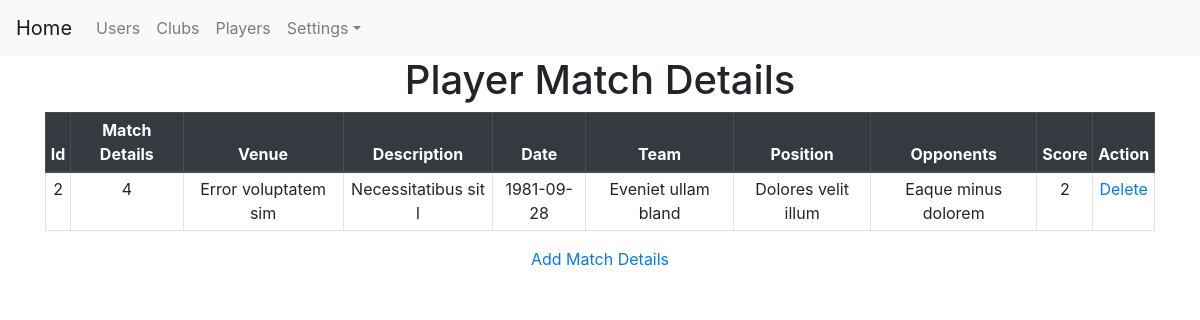
The page /admin_player_match_history_view?player_id=4 on the database its author committed.
### myapp/models.py (models this page shows)
class player_match_history(models.Model):
    player =  models.ForeignKey(player_info, on_delete=models.CASCADE)
    match_details = models.CharField(max_length=150)
    venue = models.CharField(max_length=350)
    player_team = models.CharField(max_length=150)
    player_no = models.CharField(max_length=15)
    opp_team = models.CharField(max_length=150)
    no_goals = models.IntegerField()
    descp = models.CharField(max_length=500)
    dt = models.CharField(max_length=150)

### myapp/views.py (the view)
# urls.py: path('admin_player_match_history_view', views.admin_player_match_history_view, name='admin_player_match_history_view'),
def admin_player_match_history_view(request):
    player_id = request.GET.get('player_id')
    msg = ''
    pmh_l = player_match_history.objects.filter(player_id=int(player_id))
    context = {'match_list': pmh_l, 'msg': msg, 'player_id': player_id}
    return render(request, './myapp/admin_player_match_history_view.html', context)

### myapp/templates/myapp/admin_player_match_history_view.html (shortened to what this page needs)
{% extends 'myapp/admin_base.html' %}
{% load static %}
{% block body %}
<center>
    <h1>Player Match Details</h1>
    <div class="container">
    <form role="form" name="frm" action="{% url 'admin_player_match_history_view'%}" method="post">
        <div class="table-responsive-lg">
        <table class="tablecenterheadCSS table table-hover table-bordered table-sm">
            <thead class="thead-dark">
            <tr>
                <th>Id</th>
                <th>Match Details</th>
                <th>Venue</th>
                <th>Description</th>
                <th>Date</th>
                <th>Team</th>
                <th>Position</th>
                <th>Opponents</th>
                <th>Score</th>
                <th>Action</th>
            </tr>
            </thead>
            {% for cm in match_list %}
            <tbody>
            <tr>
                <td>{{ cm.id }}</td>
                <td>{{ cm.match_details }}</td>
                <td>{{ cm.venue}}</td>
                <td>{{ cm.descp}}</td>
                <td>{{ cm.dt}}</td>
                <td>{{ cm.player_team}}</td>
                <td>{{ cm.player_no}}</td>
                <td>{{ cm.opp_team}}</td>
                <td>{{ cm.no_goals}}</td>
                <td>
                    <a href="../admin_player_match_history_delete?id={{ cm.id }}&player_id={{player_id}}">Delete</a>
                </td>
            </tr>
            {% endfor %}
        </table>
        </div>
         <a href="../admin_player_match_history_add?player_id={{player_id}}">Add Match Details</a></h1>
    </form>
    </div>
</center>
{% endblock %}

### myapp/templates/myapp/admin_player_match_history_view.html (style rules this page uses)
.tablecenterheadCSS th { text-align:center; }
.tablecenterheadCSS td { text-align:center; }

### myapp/templates/myapp/admin_base.html (style rules this page uses)
body { background-repeat: no-repeat; background-attachment: fixed; background-size: cover; }

### rows shown on the page
player_match_history: id "2", match_details "4", venue "Error voluptatem sim", descp "Necessitatibus sit l", dt "1981-09-28", player_team "Eveniet ullam bland", player_no "Dolores velit illum", opp_team "Eaque minus dolorem", no_goals "2"
